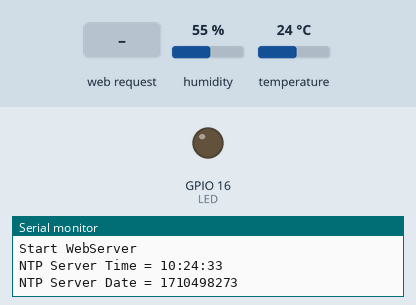
Simulated run of this sketch. Board: ESP8266 (NodeMCU). Parts: output pins drawn as LEDs (lit = HIGH), the last lines printed to the serial monitor. The test bench sets the inputs (shaded band); at power-on: humidity 55 %, temperature 24 °C. WiFi joins after 1.5 s; servers stay silent unless stated; network time is answered at once with the bench clock; the local clock reads 2024-03-15 10:24:30 at power-on unless the sketch sets it.

Above: at 4.2 s.
4.3 s: HTTP request GET /led/off received
At 5.5 s:
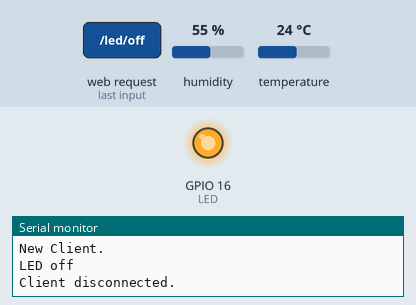
5.8 s: HTTP request GET /led/on received
At 6.3 s:
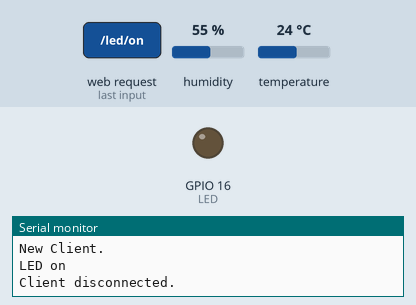
Timing chart, 0 to 8.8 s (numbered marks = the images above; inputs shaded):
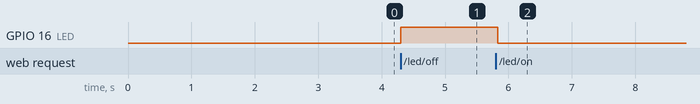

The sketch:

3-WifiWebServerWithDHT11AndNTP.ino
```cpp
//
// Simple WebServer - Displaying the DHT11 data on a webpages
//
// mvk@ca.ibm.com - for SNP/ P-Tech
//
// This programs will start a websever which is connected to you wifi once you adjust the SSID and password please change all parameters - see CHANGE HERE
//
// Date:20210211-1323"
//

// based on https://randomnerdtutorials.com/esp8266-web-server/
// switch on /off LED ... LED GPIO16 or GPIO03

#define VERSION "20210211-1323"

// Load Wi-Fi library
#include <ESP8266WiFi.h>
#include "DHT.h"

// to be able to read voltage
ADC_MODE(ADC_VCC); //vcc read

/********************* NTP **************************************/
//download form here https://randomnerdtutorials.com/esp32-ntp-client-date-time-arduino-ide/
#include <NTPClient.h>
// change next line to use with another board/shield
#include <ESP8266WiFi.h>
#include <WiFiUdp.h>
#include <Time.h>

WiFiUDP ntpUDP;
NTPClient timeClient(ntpUDP, "pool.ntp.org", -18000, 60000); //with EST adjustment

/********************* NTP END **************************************/
/*
  ////>>>>>>>>> CHANGE HERE
*/
// Replace with YOUR network credentials
const char* ssid     = "YOURS";    //>>>>>>>>> CHANGE HERE
const char* password = "YOURS";        //>>>>>>>>> CHANGE HERE
String DEVICEID   =    "mvk01";          //>>>>>>>>> CHANGE HERE
#define mqtt_server    "52.117..."              //>>>>>>>>> CHANGE HERE - should preset for P-Tech

//### YOUR LOCATION
// find ur LAT LON  use https://www.latlong.net/ and ur cityname like Brantford,canada  for Branford =43.139410,-80.263650

String  LATITUDE  =   "43.6711581"   ;         //>>>>>>>>> CHANGE HERE
String  LONGITUDE =   "-79.4129989"    ;       //>>>>>>>>> CHANGE HERE


#define DHTPIN 4 // what digital pin we're connected to NodeMCU (D2)

// Uncomment whatever type you're using!
#define DHTTYPE DHT11 // DHT 11
DHT dht(DHTPIN, DHTTYPE);

String mqttmsg = "{\"hello\":\"hello\"}";

// Set web server port number to 80
WiFiServer server(80);

// Variable to store the HTTP request
String header;

// Auxiliar variables to store the current output state
String LEDState = "on ";

// Assign output variables to GPIO pins
const int LED = 16;

// Current time
unsigned long currentTime1 = millis();
// Previous time
unsigned long previousTime1 = millis();

const long mqttSchedule = 10000; // send mqtt message every 10sec

unsigned long currentTime = millis();
// Previous time
unsigned long previousTime = 0;
// Define timeout time in milliseconds (example: 2000ms = 2s)
const long timeoutTime = 250;

WiFiClient espClient;


//dht vars
float prevTemp = 0;
float h = 0;
float t = 0;
uint8_t mac[6];
long msgcounter = 0;
float myvol = 0;
//
// Setup
//
void setup() {
  Serial.begin(115200);
  // Initialize the output variables as outputs
  pinMode(LED, OUTPUT);
  // Set outputs to LOW
  digitalWrite(LED, LOW);

  Serial.print("VERSION = ");
  Serial.println(VERSION);
  // Connect to Wi-Fi network with SSID and password
  Serial.print("Connecting to ");
  Serial.println(ssid);
  WiFi.begin(ssid, password);
  while (WiFi.status() != WL_CONNECTED) {
    delay(500);
    Serial.print(".");
  }
  WiFi.macAddress(mac);
  // Print local IP address and start web server
  Serial.println("");
  Serial.println("WiFi connected.");
  Serial.println("IP address: ");
  Serial.println(WiFi.localIP());
  server.begin();
  delay(500);
  dht.begin();
  delay(500);
  // Sensor readings may also be up to 2 seconds 'old' (its a very slow sensor)
  h = dht.readHumidity();
  // Read temperature as Celsius (the default)
  t = dht.readTemperature();
  Serial.print("readHumidity = ");
  Serial.println(h);

  Serial.print("readTemperature = ");
  Serial.println(t);

  //  Batt = ESP.getVcc();
  Serial.print("Read internal Voltage = ");
  Serial.println( ESP.getVcc());
  Serial.println("Start WebServer");

  //NTP
  // infos  https://randomnerdtutorials.com/esp32-ntp-client-date-time-arduino-ide/
  timeClient.begin();
  delay(500);
  timeClient.update();
  Serial.print("NTP Server Time = ");
  Serial.println(timeClient.getFormattedTime());
  Serial.print("NTP Server Date = ");
  //Serial.println(timeClient.getFormattedDate());
  //Serial.print("Timestamp aka epoche = ");
  Serial.println(timeClient.getEpochTime());
  Serial.println("");


}


String macToStr(const uint8_t* mac)
{
  String result;
  for (int i = 0; i < 6; ++i) {
    result += String(mac[i], 16);
    if (i < 5)
      result += ':';
  }
  return result;
}


//
// loop
//
void loop() {
  WiFiClient client = server.available();   // Listen for incoming clients


  if (client) {                             // If a new client connects,
    Serial.println("New Client.");          // print a message out in the serial port
    String currentLine = "";                // make a String to hold incoming data from the client
    currentTime = millis();
    previousTime = currentTime;


    while (client.connected() && currentTime - previousTime <= timeoutTime) { // loop while the client's connected
      currentTime = millis();
      if (client.available()) {             // if there's bytes to read from the client,


        // Sensor readings may also be up to 2 seconds 'old' (its a very slow sensor)
        h = dht.readHumidity();
        // Read temperature as Celsius (the default)
        t = dht.readTemperature();

        // Check if any reads failed and exit early (to try again).
        if (isnan(h) || isnan(t) ) {
          Serial.println("Failed to read from DHT sensor!");
          //return;
          h = 0;
          t = 0;
        }

        char c = client.read();             // read a byte, then
        //Serial.write(c);                    // print it out the serial monitor
        header += c;
        if (c == '\n') {                    // if the byte is a newline character
          // if the current line is blank, you got two newline characters in a row.
          // that's the end of the client HTTP request, so send a response:
          if (currentLine.length() == 0) {
            // HTTP headers always start with a response code (e.g. HTTP/1.1 200 OK)
            // and a content-type so the client knows what's coming, then a blank line:
            client.println("HTTP/1.1 200 OK");
            client.println("Content-type:text/html");
            client.println("Connection: close");
            client.println();

            // turns the GPIOs on and off
            if (header.indexOf("GET /led/on") >= 0) {
              Serial.println("LED on");
              LEDState = "on";
              digitalWrite(LED, LOW);
            } else if (header.indexOf("GET /led/off") >= 0) {
              Serial.println("LED off");
              LEDState = "off";
              digitalWrite(LED, HIGH);
            }

            // Display the HTML web page
            client.println("<!DOCTYPE html><html>");
            client.println("<head><meta name=\"viewport\" content=\"width=device-width, initial-scale=1\">");
            client.println("<link rel=\"icon\" href=\"data:,\">");

            String  ptr = "";
            ptr += "<style>html { font-family: 'Open Sans', sans-serif; display: block; margin: 0px auto; text-align: center;color: #333333;}\n";
            ptr += "body{margin-top: 50px;}\n";
            ptr += "h1 {margin: 50px auto 30px;}\n";
            ptr += ".side-by-side{display: inline-block;vertical-align: middle;position: relative;}\n";
            ptr += ".humidity-icon{background-color: #3498db;width: 30px;height: 30px;border-radius: 50%;line-height: 36px;}\n";
            ptr += ".humidity-text{font-weight: 600;padding-left: 30px;font-size: 30px;width: 200px;text-align: left;}\n";
            ptr += ".humidity{font-weight: 300;font-size: 30px;color: #3498db;}\n";
            ptr += ".temperature-icon{background-color: #f39c12;width: 30px;height: 30px;border-radius: 50%;line-height: 40px;}\n";
            ptr += ".temperature-text{font-weight: 600;padding-left: 30px;font-size: 30px;width: 200px;text-align: left;}\n";
            ptr += ".temperature{font-weight: 300;font-size: 30px;color: #f39c12;}\n";
            ptr += ".superscript{font-size: 17px;font-weight: 600;position: absolute;right: -20px;top: 15px;}\n";
            ptr += ".data{padding: 10px;}\n";
            ptr += ".button { background-color: #195B6A; border: none; color: white; padding: 16px 40px;\n";
            ptr += "text-decoration: none; font-size: 30px; margin: 2px; cursor: pointer;}\n";
            ptr += ".button2 {background-color: #77878A;}\n";
            ptr += "</style></head>\n";
            client.println(ptr);

            // Web Page Heading
            client.println("<body><h1>ESP8266 Web Server - " + DEVICEID + "</h1>");

            // Display current state, and ON/OFF buttons for GPIO 16
            client.println("<p>GPIO16 LED - State " + LEDState + "</p>");
            // If the output5State is off, it displays the ON button
            if (LEDState == "off") {
              client.println("<p><a href=\"/led/on\"><button class=\"button\">ON</button></a></p>");
            } else {
              client.println("<p><a href=\"/led/off\"><button class=\"button button2\">OFF</button></a></p>");
            }


            // NTP
            //timeClient.getFormattedTime();
         //  ###EXCERISE PRINT TIME and DATE
          // client.println("<div class=\"temperature\">"+timeClient.getFormattedTime() +"</div><br>");
   //DATE ?


            client.println("<p>prevTemp     = " + (String)prevTemp + "</p>");
            if (prevTemp == t)
              client.println("<div class=\"temperature\">NO Temperature Change</div><br>");
            else
              client.println("<div class=\"temperature\">Temperature Changed from " + (String)prevTemp + "</div><br>");

            prevTemp = t;
            client.println("<div class=\"side-by-side temperature-text\">Temperature</div><div class=\"side-by-side temperature\">" + (String)t + " C</div><br>");
            client.println("<div class=\"side-by-side humidity-text\">Humidity</div><div class=\"side-by-side humidity\">" + (String)h + " %</div>\n");
            //###>>EXERISE - display the volatge
            myvol = ESP.getVcc();
            myvol = myvol / 1024;

            client.println("<br><div class=\"side-by-side humidity-text\">Voltage</div><div class=\"side-by-side humidity\">" + String(myvol) + " V</div>\n");


            client.println("<p><a href=\"/refresh\"><button class=\"button button2\">Refresh</button></a></p>");

            client.println("</body></html>");

            // The HTTP response ends with another blank line
            client.println();
            // Break out of the while loop
            break;
          } else { // if you got a newline, then clear currentLine
            currentLine = "";
          }
        } else if (c != '\r') {  // if you got anything else but a carriage return character,
          currentLine += c;      // add it to the end of the currentLine
        }
      }
    }
    // Clear the header variable
    header = "";
    // Close the connection
    client.stop();
    Serial.println("Client disconnected.");
    Serial.println("");
  }
}
```

Measured:
- after the input at 4.3 s, GPIO 16 (LED): LOW → HIGH at once
- after the input at 5.8 s, GPIO 16 (LED): HIGH → LOW at once
